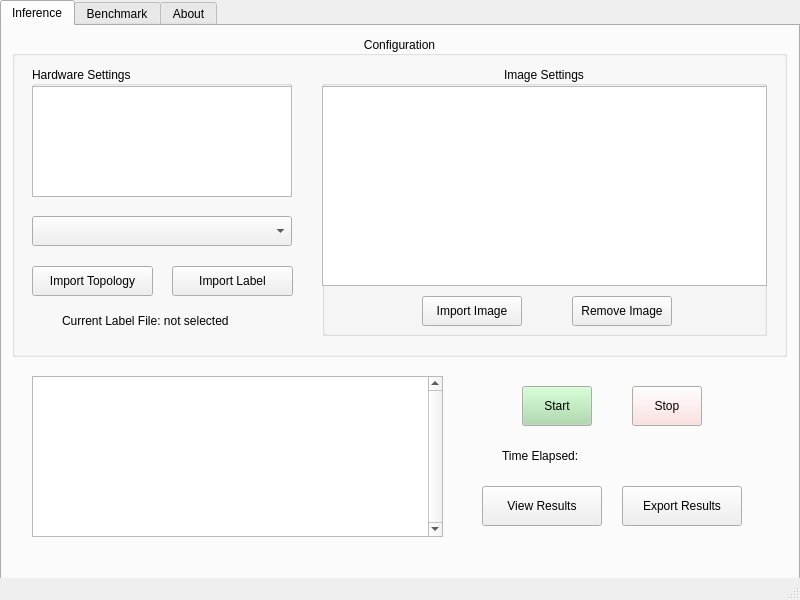
<?xml version="1.0" encoding="UTF-8"?>
<ui version="4.0">
 <class>MainWindow</class>
 <widget class="QMainWindow" name="MainWindow">
  <property name="geometry">
   <rect>
    <x>0</x>
    <y>0</y>
    <width>800</width>
    <height>600</height>
   </rect>
  </property>
  <property name="sizePolicy">
   <sizepolicy hsizetype="Preferred" vsizetype="Preferred">
    <horstretch>0</horstretch>
    <verstretch>0</verstretch>
   </sizepolicy>
  </property>
  <property name="windowTitle">
   <string>Neutero</string>
  </property>
  <widget class="QWidget" name="centralwidget">
   <widget class="QTabWidget" name="tabWidget">
    <property name="geometry">
     <rect>
      <x>0</x>
      <y>0</y>
      <width>800</width>
      <height>580</height>
     </rect>
    </property>
    <property name="currentIndex">
     <number>0</number>
    </property>
    <widget class="QWidget" name="inferenceTab">
     <attribute name="title">
      <string>Inference</string>
     </attribute>
     <widget class="QGroupBox" name="settingsBox">
      <property name="geometry">
       <rect>
        <x>10</x>
        <y>10</y>
        <width>775</width>
        <height>321</height>
       </rect>
      </property>
      <property name="title">
       <string>Configuration</string>
      </property>
      <property name="alignment">
       <set>Qt::AlignCenter</set>
      </property>
      <widget class="QPushButton" name="importNNButton">
       <property name="geometry">
        <rect>
         <x>20</x>
         <y>230</y>
         <width>121</width>
         <height>30</height>
        </rect>
       </property>
       <property name="text">
        <string>Import Topology</string>
       </property>
      </widget>
      <widget class="QComboBox" name="chooseNN">
       <property name="geometry">
        <rect>
         <x>20</x>
         <y>180</y>
         <width>260</width>
         <height>30</height>
        </rect>
       </property>
       <property name="placeholderText" stdset="0">
        <string>Choose a Neural Network</string>
       </property>
      </widget>
      <widget class="QGroupBox" name="hwBox">
       <property name="geometry">
        <rect>
         <x>20</x>
         <y>30</y>
         <width>260</width>
         <height>131</height>
        </rect>
       </property>
       <property name="title">
        <string>Hardware Settings</string>
       </property>
       <property name="alignment">
        <set>Qt::AlignLeading|Qt::AlignLeft|Qt::AlignVCenter</set>
       </property>
       <widget class="QListWidget" name="hwListWidget">
        <property name="geometry">
         <rect>
          <x>0</x>
          <y>20</y>
          <width>260</width>
          <height>111</height>
         </rect>
        </property>
       </widget>
      </widget>
      <widget class="QGroupBox" name="groupBox">
       <property name="geometry">
        <rect>
         <x>310</x>
         <y>30</y>
         <width>445</width>
         <height>270</height>
        </rect>
       </property>
       <property name="title">
        <string>Image Settings</string>
       </property>
       <property name="alignment">
        <set>Qt::AlignCenter</set>
       </property>
       <widget class="QPushButton" name="removeImgButton">
        <property name="geometry">
         <rect>
          <x>250</x>
          <y>230</y>
          <width>100</width>
          <height>30</height>
         </rect>
        </property>
        <property name="text">
         <string>Remove Image</string>
        </property>
       </widget>
       <widget class="QListWidget" name="imageView">
        <property name="geometry">
         <rect>
          <x>0</x>
          <y>20</y>
          <width>445</width>
          <height>200</height>
         </rect>
        </property>
        <property name="selectionMode">
         <enum>QAbstractItemView::ExtendedSelection</enum>
        </property>
        <property name="iconSize">
         <size>
          <width>64</width>
          <height>64</height>
         </size>
        </property>
        <property name="movement">
         <enum>QListView::Static</enum>
        </property>
        <property name="resizeMode">
         <enum>QListView::Fixed</enum>
        </property>
        <property name="spacing">
         <number>4</number>
        </property>
        <property name="viewMode">
         <enum>QListView::IconMode</enum>
        </property>
        <property name="batchSize">
         <number>100</number>
        </property>
       </widget>
       <widget class="QPushButton" name="importImgButton">
        <property name="geometry">
         <rect>
          <x>100</x>
          <y>230</y>
          <width>100</width>
          <height>30</height>
         </rect>
        </property>
        <property name="text">
         <string>Import Image</string>
        </property>
       </widget>
      </widget>
      <widget class="QPushButton" name="importLabelButton">
       <property name="geometry">
        <rect>
         <x>160</x>
         <y>230</y>
         <width>121</width>
         <height>30</height>
        </rect>
       </property>
       <property name="text">
        <string>Import Label</string>
       </property>
      </widget>
      <widget class="QLabel" name="nnLabel">
       <property name="geometry">
        <rect>
         <x>50</x>
         <y>270</y>
         <width>201</width>
         <height>30</height>
        </rect>
       </property>
       <property name="text">
        <string>Current Label File: not selected</string>
       </property>
      </widget>
      <zorder>groupBox</zorder>
      <zorder>importNNButton</zorder>
      <zorder>chooseNN</zorder>
      <zorder>hwBox</zorder>
      <zorder>importLabelButton</zorder>
      <zorder>nnLabel</zorder>
     </widget>
     <widget class="QTextBrowser" name="runtimeLog">
      <property name="geometry">
       <rect>
        <x>30</x>
        <y>350</y>
        <width>411</width>
        <height>161</height>
       </rect>
      </property>
      <property name="autoFillBackground">
       <bool>true</bool>
      </property>
      <property name="inputMethodHints">
       <set>Qt::ImhDate|Qt::ImhMultiLine</set>
      </property>
      <property name="verticalScrollBarPolicy">
       <enum>Qt::ScrollBarAlwaysOn</enum>
      </property>
     </widget>
     <widget class="QPushButton" name="startButton">
      <property name="geometry">
       <rect>
        <x>520</x>
        <y>360</y>
        <width>70</width>
        <height>40</height>
       </rect>
      </property>
      <property name="palette">
       <palette>
        <active>
         <colorrole role="Button">
          <brush brushstyle="SolidPattern">
           <color alpha="246">
            <red>165</red>
            <green>218</green>
            <blue>165</blue>
           </color>
          </brush>
         </colorrole>
        </active>
        <inactive>
         <colorrole role="Button">
          <brush brushstyle="SolidPattern">
           <color alpha="246">
            <red>165</red>
            <green>218</green>
            <blue>165</blue>
           </color>
          </brush>
         </colorrole>
        </inactive>
        <disabled>
         <colorrole role="Button">
          <brush brushstyle="SolidPattern">
           <color alpha="246">
            <red>165</red>
            <green>218</green>
            <blue>165</blue>
           </color>
          </brush>
         </colorrole>
        </disabled>
       </palette>
      </property>
      <property name="text">
       <string>Start</string>
      </property>
     </widget>
     <widget class="QPushButton" name="stopButton">
      <property name="geometry">
       <rect>
        <x>630</x>
        <y>360</y>
        <width>70</width>
        <height>40</height>
       </rect>
      </property>
      <property name="palette">
       <palette>
        <active>
         <colorrole role="Button">
          <brush brushstyle="SolidPattern">
           <color alpha="255">
            <red>254</red>
            <green>216</green>
            <blue>216</blue>
           </color>
          </brush>
         </colorrole>
        </active>
        <inactive>
         <colorrole role="Button">
          <brush brushstyle="SolidPattern">
           <color alpha="255">
            <red>254</red>
            <green>216</green>
            <blue>216</blue>
           </color>
          </brush>
         </colorrole>
        </inactive>
        <disabled>
         <colorrole role="Button">
          <brush brushstyle="SolidPattern">
           <color alpha="255">
            <red>254</red>
            <green>216</green>
            <blue>216</blue>
           </color>
          </brush>
         </colorrole>
        </disabled>
       </palette>
      </property>
      <property name="text">
       <string>Stop</string>
      </property>
      <property name="flat">
       <bool>false</bool>
      </property>
     </widget>
     <widget class="QPushButton" name="exportResultsButton">
      <property name="geometry">
       <rect>
        <x>620</x>
        <y>460</y>
        <width>120</width>
        <height>40</height>
       </rect>
      </property>
      <property name="text">
       <string>Export Results</string>
      </property>
     </widget>
     <widget class="QPushButton" name="viewResultsButton">
      <property name="geometry">
       <rect>
        <x>480</x>
        <y>460</y>
        <width>120</width>
        <height>40</height>
       </rect>
      </property>
      <property name="text">
       <string>View Results</string>
      </property>
     </widget>
     <widget class="QLabel" name="timer">
      <property name="geometry">
       <rect>
        <x>500</x>
        <y>420</y>
        <width>211</width>
        <height>20</height>
       </rect>
      </property>
      <property name="text">
       <string>Time Elapsed:</string>
      </property>
     </widget>
     <zorder>settingsBox</zorder>
     <zorder>runtimeLog</zorder>
     <zorder>startButton</zorder>
     <zorder>exportResultsButton</zorder>
     <zorder>viewResultsButton</zorder>
     <zorder>stopButton</zorder>
     <zorder>timer</zorder>
    </widget>
    <widget class="QWidget" name="benchmarkTab">
     <attribute name="title">
      <string>Benchmark</string>
     </attribute>
    </widget>
    <widget class="QWidget" name="aboutTab">
     <attribute name="title">
      <string>About</string>
     </attribute>
     <widget class="QLabel" name="aboutLabel">
      <property name="geometry">
       <rect>
        <x>150</x>
        <y>100</y>
        <width>461</width>
        <height>191</height>
       </rect>
      </property>
      <property name="text">
       <string>&lt;html&gt;&lt;head/&gt;&lt;body&gt;&lt;p align=&quot;center&quot;&gt;This software has been developed in 2022 by the following team: &lt;/p&gt;&lt;p align=&quot;center&quot;&gt;&lt;br/&gt;&lt;/p&gt;&lt;p align=&quot;center&quot;&gt;Oguz Mutlu&lt;/p&gt;&lt;p align=&quot;center&quot;&gt;Yavuz Karaca&lt;/p&gt;&lt;p align=&quot;center&quot;&gt;Rodi Düger&lt;/p&gt;&lt;p align=&quot;center&quot;&gt;Li Junchi&lt;/p&gt;&lt;p align=&quot;center&quot;&gt;Umut Sezen&lt;/p&gt;&lt;/body&gt;&lt;/html&gt;</string>
      </property>
     </widget>
    </widget>
   </widget>
  </widget>
  <widget class="QMenuBar" name="menubar">
   <property name="geometry">
    <rect>
     <x>0</x>
     <y>0</y>
     <width>800</width>
     <height>20</height>
    </rect>
   </property>
  </widget>
  <widget class="QStatusBar" name="statusbar"/>
 </widget>
 <resources/>
 <connections/>
</ui>
